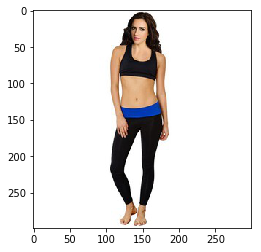
#> input picture data/report/sample_image.png, 261 x 252 px; its folder holds only this picture in this run
$ python -i keras_image.py   (imports and definitions only)
#> lines starting #> are read from the running program, lines starting #| are printed output that depends on the picture
"""
BINBINX: This is a hack to allow ImageDataGenerator to create multi-class labels.

Fairly basic set of tools for real-time data augmentation on image data.

Can easily be extended to include new transformations,
new preprocessing methods, etc...
"""
from __future__ import absolute_import
from __future__ import division
from __future__ import print_function

import numpy as np
import re
from scipy import linalg
import scipy.ndimage as ndi
from six.moves import range
import os
import threading
import warnings
import multiprocessing.pool
from functools import partial
import json

# from .. import backend as K
# from ..utils.data_utils import Sequence
from keras.utils.data_utils import Sequence
from keras import backend as K


"""
Ported for cs231n HW1.
"""

# from __future__ import print_function
from past.builtins import xrange

import matplotlib
# import numpy as np
from scipy.ndimage import uniform_filter


# [143 lines left out: functions extract_features, rgb2gray, hog_feature, color_histogram_hsv, not called in this run]


try:
    from PIL import ImageEnhance
    from PIL import Image as pil_image
except ImportError:
    pil_image = None

if pil_image is not None:
    _PIL_INTERPOLATION_METHODS = {
        'nearest': pil_image.NEAREST,
        'bilinear': pil_image.BILINEAR,
        'bicubic': pil_image.BICUBIC,
    }
    # These methods were only introduced in version 3.4.0 (2016).
    if hasattr(pil_image, 'HAMMING'):
        _PIL_INTERPOLATION_METHODS['hamming'] = pil_image.HAMMING
    if hasattr(pil_image, 'BOX'):
        _PIL_INTERPOLATION_METHODS['box'] = pil_image.BOX
    # This method is new in version 1.1.3 (2013).
    if hasattr(pil_image, 'LANCZOS'):
        _PIL_INTERPOLATION_METHODS['lanczos'] = pil_image.LANCZOS


# [391 lines left out: functions random_rotation, random_shift, random_shear, random_zoom, apply_channel_shift, random_channel_shift and 8 more, not called in this run]


def load_img(path, grayscale=False, target_size=None,
             interpolation='nearest'):
    """Loads an image into PIL format.

    # Arguments
        path: Path to image file.
        grayscale: Boolean, whether to load the image as grayscale.
        target_size: Either `None` (default to original size)
            or tuple of ints `(img_height, img_width)`.
        interpolation: Interpolation method used to resample the image if the
            target size is different from that of the loaded image.
            Supported methods are "nearest", "bilinear", and "bicubic".
            If PIL version 1.1.3 or newer is installed, "lanczos" is also
            supported. If PIL version 3.4.0 or newer is installed, "box" and
            "hamming" are also supported. By default, "nearest" is used.

    # Returns
        A PIL Image instance.

    # Raises
        ImportError: if PIL is not available.
        ValueError: if interpolation method is not supported.
    """
#> called with path = '../../data/report/sample_image.png', grayscale = False, interpolation = 'nearest'
    if pil_image is None:
        raise ImportError('Could not import PIL.Image. '
                          'The use of `array_to_img` requires PIL.')
    img = pil_image.open(path)
#> img is the input picture: PIL image 261x252 RGBA; mean R, G, B, A 229.6, 226.9, 225.5, 187.5
    if grayscale:
        if img.mode != 'L':
            img = img.convert('L')
    else:
        if img.mode != 'RGB':
            img = img.convert('RGB')
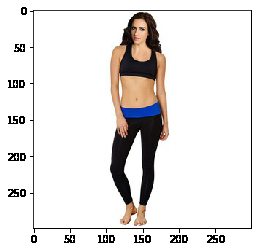
#> img: PIL image 261x252 RGB; mean R, G, B 229.6, 226.9, 225.5
    if target_size is not None:
        width_height_tuple = (target_size[1], target_size[0])
        if img.size != width_height_tuple:
            if interpolation not in _PIL_INTERPOLATION_METHODS:
                raise ValueError(
                    'Invalid interpolation method {} specified. Supported '
                    'methods are {}'.format(
                        interpolation,
                        ", ".join(_PIL_INTERPOLATION_METHODS.keys())))
            resample = _PIL_INTERPOLATION_METHODS[interpolation]
            img = img.resize(width_height_tuple, resample)
    return img


# [4 lines left out: function list_pictures, not called in this run]


class ImageDataGenerator(object):
    """Generate batches of tensor image data with real-time data augmentation.
     The data will be looped over (in batches).

    # Arguments
        featurewise_center: Boolean.
            Set input mean to 0 over the dataset, feature-wise.
        samplewise_center: Boolean. Set each sample mean to 0.
        featurewise_std_normalization: Boolean.
            Divide inputs by std of the dataset, feature-wise.
        samplewise_std_normalization: Boolean. Divide each input by its std.
        zca_epsilon: epsilon for ZCA whitening. Default is 1e-6.
        zca_whitening: Boolean. Apply ZCA whitening.
        rotation_range: Int. Degree range for random rotations.
        width_shift_range: Float, 1-D array-like or int
            - float: fraction of total width, if < 1, or pixels if >= 1.
            - 1-D array-like: random elements from the array.
            - int: integer number of pixels from interval
                `(-width_shift_range, +width_shift_range)`
            - With `width_shift_range=2` possible values
                are integers `[-1, 0, +1]`,
                same as with `width_shift_range=[-1, 0, +1]`,
                while with `width_shift_range=1.0` possible values are floats in
                the interval [-1.0, +1.0).
        height_shift_range: Float, 1-D array-like or int
            - float: fraction of total height, if < 1, or pixels if >= 1.
            - 1-D array-like: random elements from the array.
            - int: integer number of pixels from interval
                `(-height_shift_range, +height_shift_range)`
            - With `height_shift_range=2` possible values
                are integers `[-1, 0, +1]`,
                same as with `height_shift_range=[-1, 0, +1]`,
                while with `height_shift_range=1.0` possible values are floats in
                the interval [-1.0, +1.0).
        shear_range: Float. Shear Intensity
            (Shear angle in counter-clockwise direction in degrees)
        zoom_range: Float or [lower, upper]. Range for random zoom.
            If a float, `[lower, upper] = [1-zoom_range, 1+zoom_range]`.
        channel_shift_range: Float. Range for random channel shifts.
        fill_mode: One of {"constant", "nearest", "reflect" or "wrap"}.
            Default is 'nearest'.
            Points outside the boundaries of the input are filled
            according to the given mode:
            - 'constant': kkkkkkkk|abcd|kkkkkkkk (cval=k)
            - 'nearest':  aaaaaaaa|abcd|dddddddd
            - 'reflect':  abcddcba|abcd|dcbaabcd
            - 'wrap':  abcdabcd|abcd|abcdabcd
        cval: Float or Int.
            Value used for points outside the boundaries
            when `fill_mode = "constant"`.
        horizontal_flip: Boolean. Randomly flip inputs horizontally.
        vertical_flip: Boolean. Randomly flip inputs vertically.
        rescale: rescaling factor. Defaults to None.
            If None or 0, no rescaling is applied,
            otherwise we multiply the data by the value provided
            (before applying any other transformation).
        preprocessing_function: function that will be implied on each input.
            The function will run after the image is resized and augmented.
            The function should take one argument:
            one image (Numpy tensor with rank 3),
            and should output a Numpy tensor with the same shape.
        data_format: Image data format,
            either "channels_first" or "channels_last".
            "channels_last" mode means that the images should have shape
            `(samples, height, width, channels)`,
            "channels_first" mode means that the images should have shape
            `(samples, channels, height, width)`.
            It defaults to the `image_data_format` value found in your
            Keras config file at `~/.keras/keras.json`.
            If you never set it, then it will be "channels_last".
        validation_split: Float. Fraction of images reserved for validation
            (strictly between 0 and 1).

    # Examples
    Example of using `.flow(x, y)`:

    ```python
    (x_train, y_train), (x_test, y_test) = cifar10.load_data()
    y_train = np_utils.to_categorical(y_train, num_classes)
    y_test = np_utils.to_categorical(y_test, num_classes)

    datagen = ImageDataGenerator(
        featurewise_center=True,
        featurewise_std_normalization=True,
        rotation_range=20,
        width_shift_range=0.2,
        height_shift_range=0.2,
        horizontal_flip=True)

    # compute quantities required for featurewise normalization
    # (std, mean, and principal components if ZCA whitening is applied)
    datagen.fit(x_train)

    # fits the model on batches with real-time data augmentation:
    model.fit_generator(datagen.flow(x_train, y_train, batch_size=32),
                        steps_per_epoch=len(x_train) / 32, epochs=epochs)

    # here's a more "manual" example
    for e in range(epochs):
        print('Epoch', e)
        batches = 0
        for x_batch, y_batch in datagen.flow(x_train, y_train, batch_size=32):
            model.fit(x_batch, y_batch)
            batches += 1
            if batches >= len(x_train) / 32:
                # we need to break the loop by hand because
                # the generator loops indefinitely
                break
    ```
    Example of using `.flow_from_directory(directory)`:

    ```python
    train_datagen = ImageDataGenerator(
            rescale=1./255,
            shear_range=0.2,
            zoom_range=0.2,
            horizontal_flip=True)

    test_datagen = ImageDataGenerator(rescale=1./255)

    train_generator = train_datagen.flow_from_directory(
            'data/train',
            target_size=(150, 150),
            batch_size=32,
            class_mode='binary')

    validation_generator = test_datagen.flow_from_directory(
            'data/validation',
            target_size=(150, 150),
            batch_size=32,
            class_mode='binary')

    model.fit_generator(
            train_generator,
            steps_per_epoch=2000,
            epochs=50,
            validation_data=validation_generator,
            validation_steps=800)
    ```

    Example of transforming images and masks together.

    ```python
    # we create two instances with the same arguments
    data_gen_args = dict(featurewise_center=True,
                         featurewise_std_normalization=True,
                         rotation_range=90.,
                         width_shift_range=0.1,
                         height_shift_range=0.1,
                         zoom_range=0.2)
    image_datagen = ImageDataGenerator(**data_gen_args)
    mask_datagen = ImageDataGenerator(**data_gen_args)

    # Provide the same seed and keyword arguments to the fit and flow methods
    seed = 1
    image_datagen.fit(images, augment=True, seed=seed)
    mask_datagen.fit(masks, augment=True, seed=seed)

    image_generator = image_datagen.flow_from_directory(
        'data/images',
        class_mode=None,
        seed=seed)

    mask_generator = mask_datagen.flow_from_directory(
        'data/masks',
        class_mode=None,
        seed=seed)

    # combine generators into one which yields image and masks
    train_generator = zip(image_generator, mask_generator)

    model.fit_generator(
        train_generator,
        steps_per_epoch=2000,
        epochs=50)
    ```
    """

    # [553 lines left out: functions __init__, flow, flow_from_directory, standardize, get_random_transform, apply_transform and 2 more, not called in this run]


class Iterator(Sequence):
    """Base class for image data iterators.

    Every `Iterator` must implement the `_get_batches_of_transformed_samples`
    method.

    # Arguments
        n: Integer, total number of samples in the dataset to loop over.
        batch_size: Integer, size of a batch.
        shuffle: Boolean, whether to shuffle the data between epochs.
        seed: Random seeding for data shuffling.
    """

    # [30 lines left out: functions __init__, _set_index_array, __getitem__, not called in this run]

    def __len__(self):
        return (self.n + self.batch_size - 1) // self.batch_size  # round up

    def on_epoch_end(self):
        self._set_index_array()

    def reset(self):
        self.batch_index = 0

    # [22 lines left out: functions _flow_index, __iter__, not called in this run]

    def __next__(self, *args, **kwargs):
        return self.next(*args, **kwargs)

    # [10 lines left out: function _get_batches_of_transformed_samples, not called in this run]


class NumpyArrayIterator(Iterator):
    """Iterator yielding data from a Numpy array.

    # Arguments
        x: Numpy array of input data or tuple.
            If tuple, the second elements is either
            another numpy array or a list of numpy arrays,
            each of which gets passed
            through as an output without any modifications.
        y: Numpy array of targets data.
        image_data_generator: Instance of `ImageDataGenerator`
            to use for random transformations and normalization.
        batch_size: Integer, size of a batch.
        shuffle: Boolean, whether to shuffle the data between epochs.
        sample_weight: Numpy array of sample weights.
        seed: Random seed for data shuffling.
        data_format: String, one of `channels_first`, `channels_last`.
        save_to_dir: Optional directory where to save the pictures
            being yielded, in a viewable format. This is useful
            for visualizing the random transformations being
            applied, for debugging purposes.
        save_prefix: String prefix to use for saving sample
            images (if `save_to_dir` is set).
        save_format: Format to use for saving sample images
            (if `save_to_dir` is set).
        subset: Subset of data (`"training"` or `"validation"`) if
            validation_split is set in ImageDataGenerator.
    """

    # [233 lines left out: functions __init__, _get_batches_of_transformed_samples, next, _iter_valid_files, _count_valid_files_in_directory, _list_valid_filenames_in_directory, not called in this run]


class DirectoryIterator(Iterator):
    """Iterator capable of reading images from a directory on disk.

    # Arguments
        directory: Path to the directory to read images from.
            Each subdirectory in this directory will be
            considered to contain images from one class,
            or alternatively you could specify class subdirectories
            via the `classes` argument.
        image_data_generator: Instance of `ImageDataGenerator`
            to use for random transformations and normalization.
        target_size: tuple of integers, dimensions to resize input images to.
        color_mode: One of `"rgb"`, `"grayscale"`. Color mode to read images.
        classes: Optional list of strings, names of subdirectories
            containing images from each class (e.g. `["dogs", "cats"]`).
            It will be computed automatically if not set.
        class_mode: Mode for yielding the targets:
            `"binary"`: binary targets (if there are only two classes),
            `"categorical"`: categorical targets,
            `"sparse"`: integer targets,
            `"input"`: targets are images identical to input images (mainly
                used to work with autoencoders),
            `None`: no targets get yielded (only input images are yielded).
        batch_size: Integer, size of a batch.
        shuffle: Boolean, whether to shuffle the data between epochs.
        seed: Random seed for data shuffling.
        data_format: String, one of `channels_first`, `channels_last`.
        save_to_dir: Optional directory where to save the pictures
            being yielded, in a viewable format. This is useful
            for visualizing the random transformations being
            applied, for debugging purposes.
        save_prefix: String prefix to use for saving sample
            images (if `save_to_dir` is set).
        save_format: Format to use for saving sample images
            (if `save_to_dir` is set).
        subset: Subset of data (`"training"` or `"validation"`) if
            validation_split is set in ImageDataGenerator.
        interpolation: Interpolation method used to resample the image if the
            target size is different from that of the loaded image.
            Supported methods are "nearest", "bilinear", and "bicubic".
            If PIL version 1.1.3 or newer is installed, "lanczos" is also
            supported. If PIL version 3.4.0 or newer is installed, "box" and
            "hamming" are also supported. By default, "nearest" is used.
    """

    # [251 lines left out: functions __init__, _get_batch_x, _get_batch_x_wad, _get_batches_of_transformed_samples, next, not called in this run]

>>> result = load_img('../../data/report/sample_image.png')
